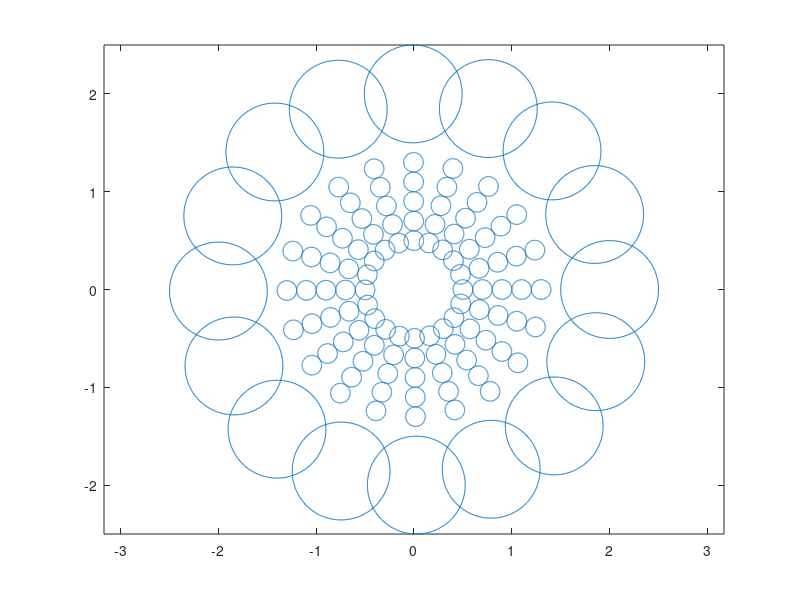

MATLAB code to generate this figure:
% Circulos
clc
r = 0.5;
r2 = 0.1;
xc = 0;
yc = 0;
theta = linspace(0,2*pi, 400);
X = [];
Y = [];
for i = 1:5
    % genero u circulo
    x = r*cos(theta) + xc;
    y = r*sin(theta) + yc;
    
    % sobre el anterior circulo hago mas circulos
    for j = 1:20:length(x)
        x1 = r2*cos(theta) + x(j);
        y1 = r2*sin(theta) + y(j);
        X(length(X)+1) = NaN;
        Y(length(Y)+1) = NaN;
        X = horzcat(X, x1);
        Y = horzcat(Y, y1);
    end    
    r = r + 0.2;
end

r = 2;
r2 = 0.5;
xc = 0;
yc = 0;
x = r*cos(theta) + xc;
y = r*sin(theta) + yc;

for k = 1:25:length(x)
    x1 = r2*cos(theta) + x(k);
    y1 = r2*sin(theta) + y(k);

    X(length(X)+1) = NaN;
    Y(length(Y)+1) = NaN;

    X = horzcat(X, x1);
    Y = horzcat(Y, y1);
end

plot(X,Y)
axis equal

